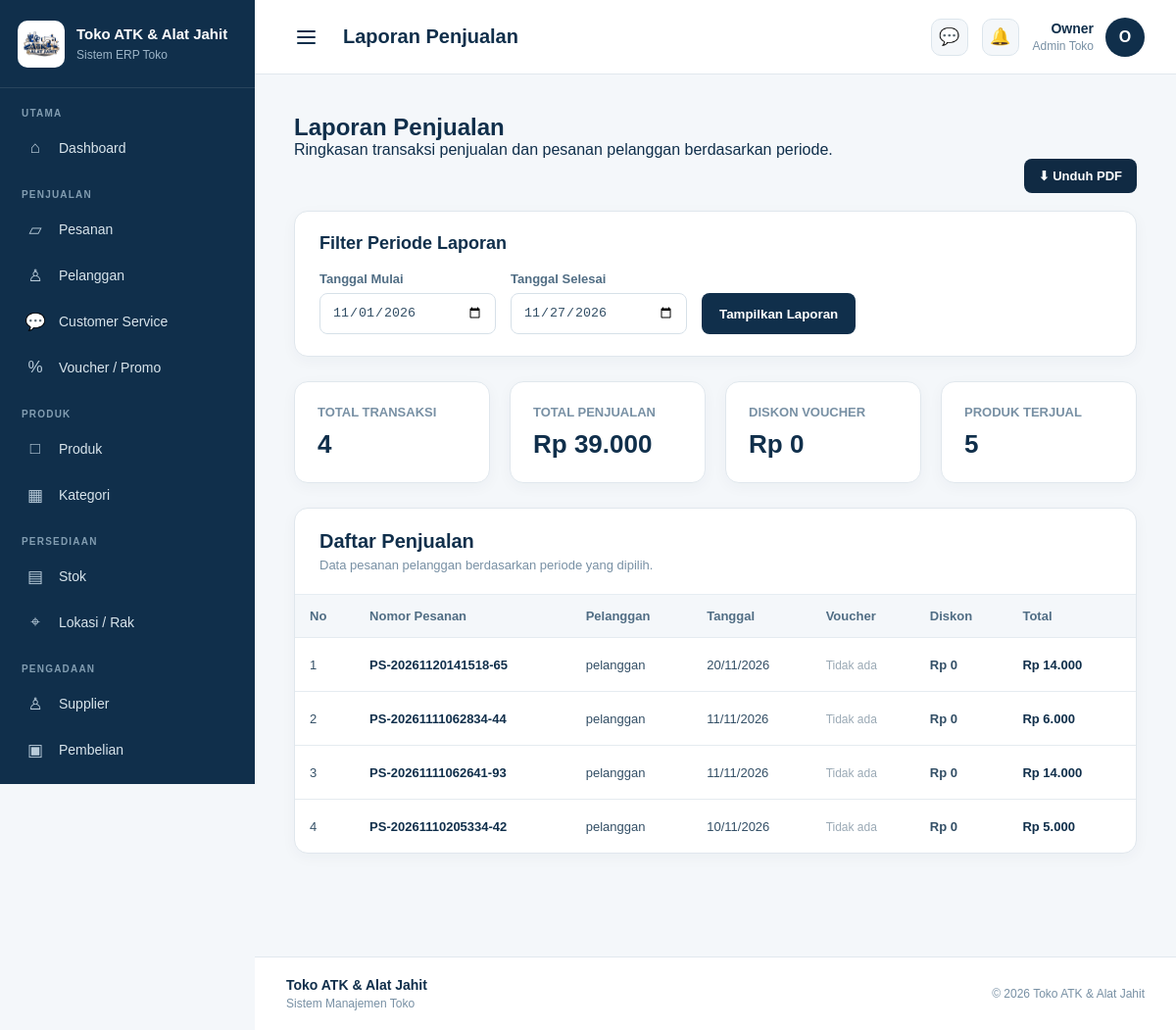
The page /admin/laporan/penjualan.php (signed in) on the database its author committed.
### tables this page shows
CREATE TABLE `pesanan` (
  `id_pesanan` int(11) NOT NULL,
  `nomor_pesanan` varchar(30) NOT NULL,
  `id_pelanggan` int(11) NOT NULL,
  `id_voucher` int(11) DEFAULT NULL,
  `kode_voucher` varchar(50) DEFAULT NULL,
  `diskon_voucher` decimal(12,2) NOT NULL DEFAULT 0.00,
  `tanggal_pesanan` datetime NOT NULL DEFAULT current_timestamp(),
  `total_harga` decimal(15,2) NOT NULL DEFAULT 0.00,
  `status_pesanan` enum('Menunggu Pembayaran','Menunggu Verifikasi','Diproses','Siap Diambil','Selesai','Dibatalkan') NOT NULL DEFAULT 'Menunggu Pembayaran',
  `bukti_pembayaran` varchar(255) DEFAULT NULL,
  `catatan` text DEFAULT NULL,
  `created_at` timestamp NOT NULL DEFAULT current_timestamp(),
  `updated_at` timestamp NOT NULL DEFAULT current_timestamp() ON UPDATE current_timestamp()
);

CREATE TABLE `pelanggan` (
  `id_pelanggan` int(11) NOT NULL,
  `nama` varchar(100) NOT NULL,
  `email` varchar(150) NOT NULL,
  `foto_profil` varchar(255) DEFAULT NULL,
  `password` varchar(255) NOT NULL,
  `created_at` timestamp NOT NULL DEFAULT current_timestamp()
);

### admin/laporan/penjualan.php (the view, shortened to what this page needs)
<?php
require_once __DIR__ . "/../includes/hak_akses.php";
$tanggal_mulai = $_GET['tanggal_mulai'] ?? date('Y-m-01');
$tanggal_selesai = $_GET['tanggal_selesai'] ?? date('Y-m-d');
function ambilNilaiPenjualan($conn, $sql, $mulai, $selesai)
{
    $stmt = mysqli_prepare($conn, $sql);
    mysqli_stmt_bind_param($stmt, "ss", $mulai, $selesai);
    mysqli_stmt_execute($stmt);
    $result = mysqli_stmt_get_result($stmt);
    $row = $result ? mysqli_fetch_assoc($result) : [];
    return $row['total'] ?? 0;
}
$total_transaksi = (int) ambilNilaiPenjualan(
    $conn,
    "SELECT COUNT(*) AS total
     FROM pesanan
     WHERE DATE(tanggal_pesanan) BETWEEN ? AND ?",
    $tanggal_mulai,
    $tanggal_selesai
);
$total_penjualan = (float) ambilNilaiPenjualan(
    $conn,
    "SELECT COALESCE(SUM(total_harga), 0) AS total
     FROM pesanan
     WHERE DATE(tanggal_pesanan) BETWEEN ? AND ?
       AND status_pesanan <> 'Dibatalkan'",
    $tanggal_mulai,
    $tanggal_selesai
);
$total_diskon = (float) ambilNilaiPenjualan(
    $conn,
    "SELECT COALESCE(SUM(diskon_voucher), 0) AS total
     FROM pesanan
     WHERE DATE(tanggal_pesanan) BETWEEN ? AND ?
       AND status_pesanan <> 'Dibatalkan'",
    $tanggal_mulai,
    $tanggal_selesai
);
$total_produk = (int) ambilNilaiPenjualan(
    $conn,
    "SELECT COALESCE(SUM(dp.jumlah), 0) AS total
     FROM detail_pesanan dp
     INNER JOIN pesanan p
        ON dp.id_pesanan = p.id_pesanan
     WHERE DATE(p.tanggal_pesanan) BETWEEN ? AND ?
       AND p.status_pesanan <> 'Dibatalkan'",
    $tanggal_mulai,
    $tanggal_selesai
);
$stmt = mysqli_prepare(
    $conn,
    "SELECT
        p.id_pesanan,
        p.nomor_pesanan,
        p.tanggal_pesanan,
        p.total_harga,
        p.status_pesanan,
        p.kode_voucher,
        p.diskon_voucher,
        pl.nama
     FROM pesanan p
     LEFT JOIN pelanggan pl
        ON p.id_pelanggan = pl.id_pelanggan
     WHERE DATE(p.tanggal_pesanan) BETWEEN ? AND ?
     ORDER BY p.tanggal_pesanan DESC, p.id_pesanan DESC"
);
$laporan_penjualan = [];
if ($stmt) {
    mysqli_stmt_bind_param(
        $stmt,
        "ss",
        $tanggal_mulai,
        $tanggal_selesai
    );
    mysqli_stmt_execute($stmt);
    $result = mysqli_stmt_get_result($stmt);
    while ($row = mysqli_fetch_assoc($result)) {
        $laporan_penjualan[] = $row;
    }
} else {
    error_log("Query data laporan penjualan gagal: " . mysqli_error($conn));
}
function rupiahPenjualan($angka)
{
    return number_format((float) $angka, 0, ',', '.');
}
?>
<!DOCTYPE html>
<html lang="id">
<head>
    <link rel="stylesheet" href="../assets/css/admin.css">
</head>
<body>
<div class="admin-layout">
    <?php require_once __DIR__ . "/../includes/sidebar.php"; ?>
    <main class="admin-main">
        <?php require_once __DIR__ . "/../includes/navbar.php"; ?>
        <section class="admin-content">
            <div class="laporan-page">
                <div class="page-title">
                    <h1>Laporan Penjualan</h1>
                    <p>
                        Ringkasan transaksi penjualan dan pesanan pelanggan
                        berdasarkan periode.
                    </p>
                </div>
                <div style="display:flex;justify-content:flex-end;margin:0 0 18px;">
                    <a
                        class="btn-pdf"
                        href="export_pdf.php?jenis=penjualan&amp;tanggal_mulai=<?= urlencode($tanggal_mulai); ?>&amp;tanggal_selesai=<?= urlencode($tanggal_selesai); ?>"
                    >
                        ⬇ Unduh PDF
                    </a>
                </div>
                <div class="laporan-filter">
                    <h2>Filter Periode Laporan</h2>
                    <form method="GET" class="filter-form">
                        <div class="filter-item">
                            <label for="tanggal_mulai">Tanggal Mulai</label>
                            <input
                                type="date"
                                id="tanggal_mulai"
                                name="tanggal_mulai"
                                value="<?= htmlspecialchars($tanggal_mulai, ENT_QUOTES, 'UTF-8'); ?>"
                                required
                            >
                        </div>
                        <div class="filter-item">
                            <label for="tanggal_selesai">Tanggal Selesai</label>
                            <input
                                type="date"
                                id="tanggal_selesai"
                                name="tanggal_selesai"
                                value="<?= htmlspecialchars($tanggal_selesai, ENT_QUOTES, 'UTF-8'); ?>"
                                required
                            >
                        </div>
                        <button type="submit" class="btn-filter">
                            Tampilkan Laporan
                        </button>
                    </form>
                </div>
                <div class="laporan-stat">
                    <div class="laporan-stat-card">
                        <span class="laporan-stat-label">Total Transaksi</span>
                        <span class="laporan-stat-number">
                            <?= number_format($total_transaksi, 0, ',', '.'); ?>
                        </span>
                    </div>
                    <div class="laporan-stat-card">
                        <span class="laporan-stat-label">Total Penjualan</span>
                        <span class="laporan-stat-number">
                            Rp <?= rupiahPenjualan($total_penjualan); ?>
                        </span>
                    </div>
                    <div class="laporan-stat-card">
                        <span class="laporan-stat-label">Diskon Voucher</span>
                        <span class="laporan-stat-number">
                            Rp <?= rupiahPenjualan($total_diskon); ?>
                        </span>
                    </div>
                    <div class="laporan-stat-card">
                        <span class="laporan-stat-label">Produk Terjual</span>
                        <span class="laporan-stat-number">
                            <?= number_format($total_produk, 0, ',', '.'); ?>
                        </span>
                    </div>
                </div>
                <div class="laporan-card">
                    <div class="laporan-card-header">
                        <h2>Daftar Penjualan</h2>
                        <p>
                            Data pesanan pelanggan berdasarkan periode yang dipilih.
                        </p>
                    </div>
                    <div class="laporan-table-wrapper">
                        <table class="laporan-table">
                            <thead>
                                <tr>
                                    <th>No</th>
                                    <th>Nomor Pesanan</th>
                                    <th>Pelanggan</th>
                                    <th>Tanggal</th>
                                    <th>Voucher</th>
                                    <th>Diskon</th>
                                    <th>Total</th>
                                    <th>Status</th>
                                </tr>
                            </thead>
                            <tbody>
                                <?php if (!empty($laporan_penjualan)): ?>
                                    <?php $no = 1; ?>
                                    <?php foreach ($laporan_penjualan as $row): ?>
                                        <tr>
                                            <td><?= $no++; ?></td>
                                            <td>
                                                <strong>
                                                    <?= htmlspecialchars(
                                                        $row['nomor_pesanan'] ?? '-',
                                                        ENT_QUOTES,
                                                        'UTF-8'
                                                    ); ?>
                                                </strong>
                                            </td>
                                            <td>
                                                <?= htmlspecialchars(
                                                    $row['nama'] ?? 'Pelanggan dihapus',
                                                    ENT_QUOTES,
                                                    'UTF-8'
                                                ); ?>
                                            </td>
                                            <td>
                                                <?= !empty($row['tanggal_pesanan'])
                                                    ? date(
                                                        'd/m/Y',
                                                        strtotime($row['tanggal_pesanan'])
                                                    )
                                                    : '-'; ?>
                                            </td>
                                            <td>
                                                <?php if (!empty($row['kode_voucher'])): ?>
                                                    <span class="voucher-badge">
                                                        <?= htmlspecialchars(
                                                            $row['kode_voucher'],
                                                            ENT_QUOTES,
                                                            'UTF-8'
                                                        ); ?>
                                                    </span>
                                                <?php else: ?>
                                                    <span class="tanpa-voucher">
                                                        Tidak ada
                                                    </span>
                                                <?php endif; ?>
                                            </td>
                                            <td class="diskon">
                                                Rp <?= rupiahPenjualan(
                                                    $row['diskon_voucher'] ?? 0
                                                ); ?>
                                            </td>
                                            <td>
                                                <strong>
                                                    Rp <?= rupiahPenjualan(
                                                        $row['total_harga'] ?? 0
                                                    ); ?>
                                                </strong>
                                            </td>
                                            <td>
                                            </td>
                                        </tr>
                                    <?php endforeach; ?>
                                <?php endif; ?>
                            </tbody>
                        </table>
                    </div>
                </div>
            </div>
        </section>
        <?php require_once __DIR__ . "/../includes/footer.php"; ?>
    </main>
</div>
</body>
</html>

### admin/assets/css/admin.css (style rules this page uses)
* { margin: 0; padding: 0; box-sizing: border-box; }
html { font-size: 16px; }
body { font-family: Arial, Helvetica, sans-serif; background: #f4f7fa; color: #102f4b; min-height: 100vh; }
a { text-decoration: none; color: inherit; }
.admin-layout { display: flex; min-height: 100vh; width: 100%; }
.admin-main { flex: 1; min-width: 0; min-height: 100vh; }
.admin-content { padding: 40px; max-width: 1500px; }

### admin/laporan/penjualan.php (style rules this page uses)
.laporan-page { max-width: 1500px; }
.laporan-filter, .laporan-card, .laporan-stat-card { background: #fff; border: 1px solid #e0e7ed; border-radius: 14px; box-shadow: 0 4px 15px rgba(16, 47, 75, .04); }
.laporan-filter { padding: 22px 25px; margin-bottom: 25px; }
.laporan-filter h2 { color: #102f4b; font-size: 18px; margin: 0 0 18px; }
.filter-form { display: flex; align-items: flex-end; gap: 15px; flex-wrap: wrap; }
.filter-item { display: flex; flex-direction: column; gap: 7px; }
.filter-item label { color: #506d84; font-size: 13px; font-weight: 700; }
.filter-item input { height: 42px; min-width: 180px; padding: 0 12px; border: 1px solid #d6e0e8; border-radius: 8px; color: #334f66; background: #fff; box-sizing: border-box; }
.btn-filter, .btn-pdf, .btn-detail { display: inline-flex; align-items: center; justify-content: center; border: none; border-radius: 8px; font-weight: 700; text-decoration: none; cursor: pointer; }
.btn-filter { height: 42px; padding: 0 18px; background: #102f4b; color: #fff; }
.btn-pdf { padding: 10px 15px; background: #102a43; color: #fff; font-size: 13px; }
.laporan-stat { display: grid; grid-template-columns: repeat(4, minmax(0, 1fr)); gap: 20px; margin-bottom: 25px; }
.laporan-stat-card { padding: 23px; }
.laporan-stat-label { display: block; color: #7890a4; font-size: 13px; margin-bottom: 10px; text-transform: uppercase; font-weight: 600; }
.laporan-stat-number { display: block; color: #102f4b; font-size: 26px; font-weight: 800; overflow-wrap: anywhere; }
.laporan-card { margin-bottom: 25px; overflow: hidden; }
.laporan-card-header { padding: 22px 25px; border-bottom: 1px solid #e6edf2; }
.laporan-card-header h2 { color: #102f4b; font-size: 20px; margin: 0 0 5px; }
.laporan-card-header p { color: #7890a4; font-size: 13px; margin: 0; }
.laporan-table-wrapper { width: 100%; overflow-x: auto; }
.laporan-table { width: 100%; min-width: 1100px; border-collapse: collapse; }
.laporan-table th { background: #f4f7fa; color: #506d84; text-align: left; padding: 14px 15px; font-size: 13px; font-weight: 700; white-space: nowrap; }
.laporan-table td { padding: 14px 15px; border-top: 1px solid #e5ebf0; color: #334f66; font-size: 13px; vertical-align: middle; }
.laporan-table strong { color: #102f4b; }
.tanpa-voucher { color: #9aa9b5; font-size: 12px; }
.diskon { color: #27804a; font-weight: 700; }

### rows shown on the page
pesanan: nomor_pesanan "PS-20261120141518-65", id_pelanggan.nama "pelanggan", tanggal_pesanan "20/11/2026", shows "Tidak ada", diskon_voucher "0", total_harga "14.000"
pesanan: nomor_pesanan "PS-20261111062834-44", id_pelanggan.nama "pelanggan", tanggal_pesanan "11/11/2026", shows "Tidak ada", diskon_voucher "0", total_harga "6.000"
pesanan: nomor_pesanan "PS-20261111062641-93", id_pelanggan.nama "pelanggan", tanggal_pesanan "11/11/2026", shows "Tidak ada", diskon_voucher "0", total_harga "14.000"
pesanan: nomor_pesanan "PS-20261110205334-42", id_pelanggan.nama "pelanggan", tanggal_pesanan "10/11/2026", shows "Tidak ada", diskon_voucher "0", total_harga "5.000"

### other values the page prints
$pageTitle "Laporan Penjualan"
$namaAdmin "Owner"
$avatar "O"
$total_transaksi "4"
rupiahPenjualan($total_penjualan) "39.000"
rupiahPenjualan($total_diskon) "0"
$total_produk "5"
